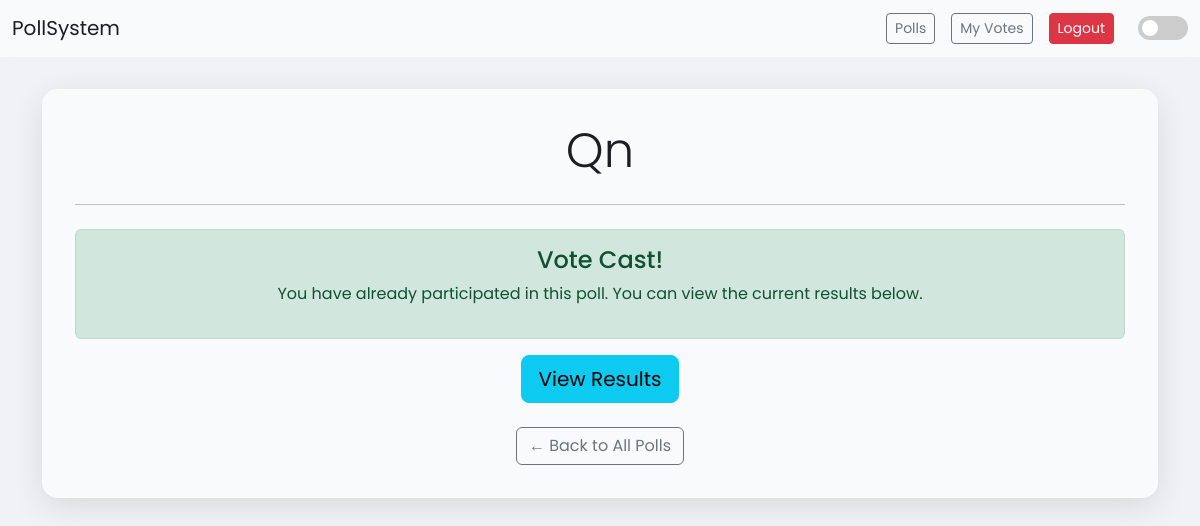
The page /poll/2/ (signed in) on the database as committed earlier.
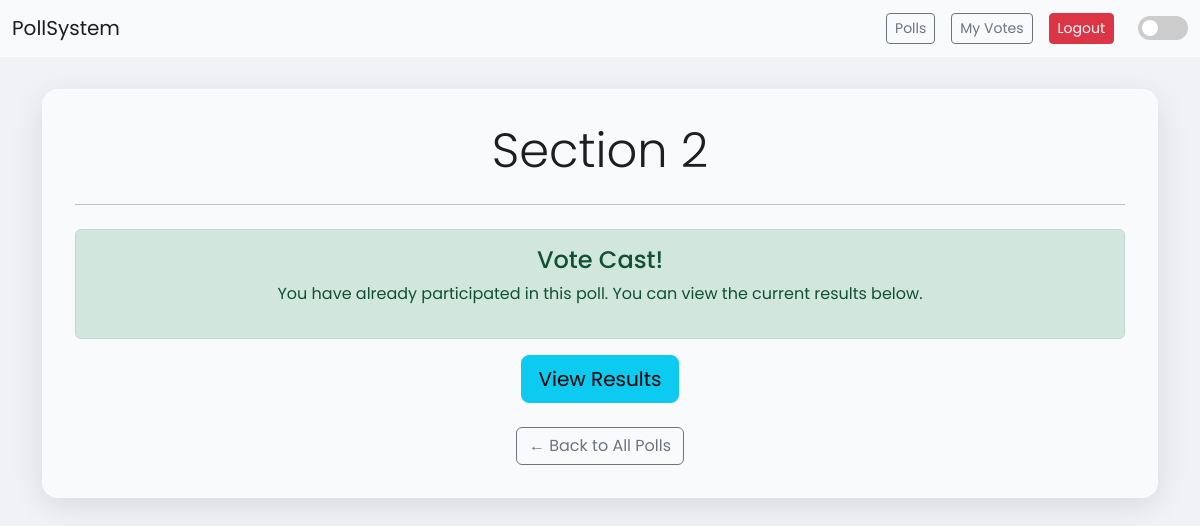
The same page on the database as committed later.
### poll/models.py (models this page shows, shortened)
class Poll(models.Model):
    title = models.CharField(max_length=200)
    description = models.TextField(blank=True)
    start_date = models.DateTimeField(default=timezone.now)
    end_date = models.DateTimeField(null=True, blank=True)
    created_by = models.ForeignKey(User, on_delete=models.CASCADE)

### poll/views.py (the view)
# urls.py: path('poll/<int:poll_id>/', views.poll_detail, name='poll_detail'),
@login_required
def poll_detail(request, poll_id):
    poll = get_object_or_404(Poll, pk=poll_id)
    user_has_voted = Vote.objects.filter(user=request.user, poll=poll).exists()
    return render(request, 'poll/poll_detail.html', {'poll': poll, 'user_has_voted': user_has_voted})

### poll/templates/poll/poll_detail.html (shortened to what this page needs)
{% extends 'base.html' %}
{% block content %}
<div class="glass-card text-center">
    <h1 class="display-5">{{ poll.title }}</h1>
    <hr class="my-4">
    {% if user_has_voted %}
    <div class="alert alert-success">
        <h4 class="alert-heading">Vote Cast!</h4>
        <p>You have already participated in this poll. You can view the current results below.</p>
    </div>
    <a href="{% url 'poll_results' poll.id %}" class="btn btn-info btn-lg">View Results</a>
    {% elif not poll.is_active %}
    <div class="alert alert-warning">
        <h4 class="alert-heading">Poll Closed</h4>
        <p>This poll is no longer active and cannot be voted in.</p>
    </div>
    <a href="{% url 'poll_results' poll.id %}" class="btn btn-secondary btn-lg">View Final Results</a>
    {% else %}
    <div class="alert alert-light" style="background: none; border: none;">
        <h4 class="alert-heading">Ready to make your voice heard?</h4>
        <p>Click the button below to cast your vote. Remember, you can only vote once!</p>
    </div>
    <a href="{% url 'vote' poll.id %}" class="btn btn-success btn-lg">Vote Now</a>
    {% endif %}
    <div class="mt-4">
        <a href="{% url 'poll_list' %}" class="btn btn-outline-secondary">&larr; Back to All Polls</a>
    </div>
</div>
{% endblock %}

Rows that differ between the two databases and show on the page:
changed Poll: title "Qn" → "Section 2"
